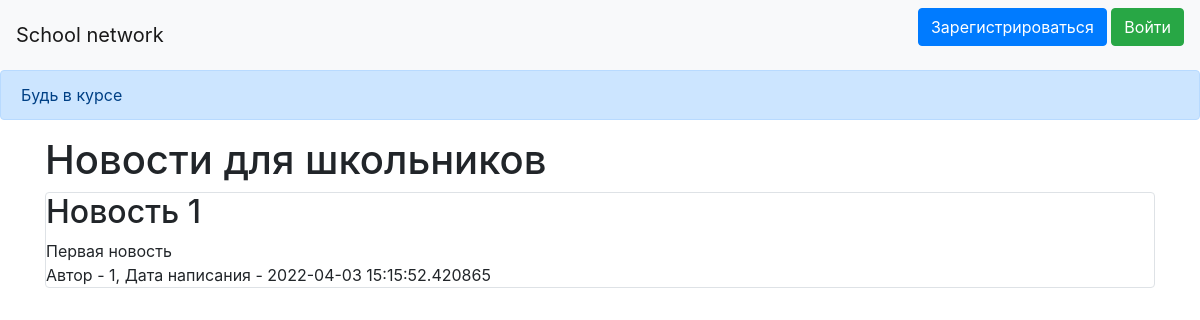
The app's page /news, older data.
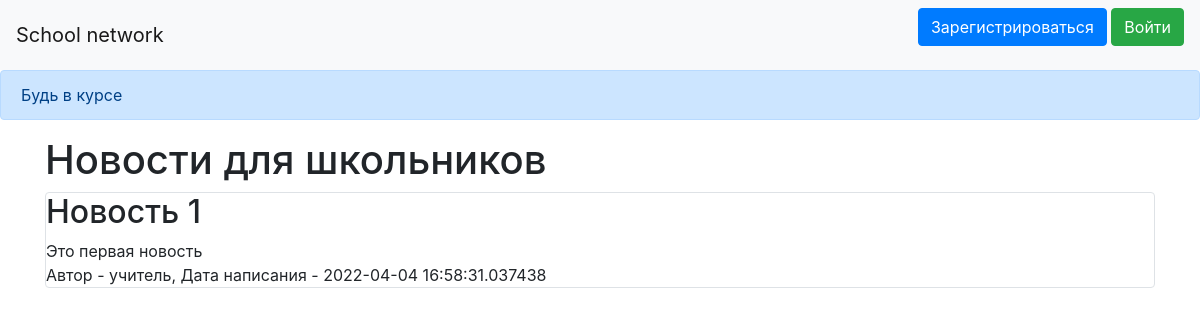
The same page, newer data.
### data/news.py (models this page shows)
class News(SqlAlchemyBase):
    __tablename__ = 'news'
    id = sqlalchemy.Column(sqlalchemy.Integer,
                           primary_key=True, autoincrement=True)
    title = sqlalchemy.Column(sqlalchemy.String, nullable=True)
    content = sqlalchemy.Column(sqlalchemy.String, nullable=True)
    created_date = sqlalchemy.Column(sqlalchemy.DateTime,
                                     default=datetime.datetime.now)
    for_which_form = sqlalchemy.Column(sqlalchemy.Boolean, default=True)
    user_id = sqlalchemy.Column(sqlalchemy.Integer,
                                sqlalchemy.ForeignKey("users.id"))
    is_news = sqlalchemy.Column(sqlalchemy.Boolean, default=True)
    user = orm.relation('User')

### data/users.py (models this page shows, shortened)
class User(SqlAlchemyBase, UserMixin):
    __tablename__ = 'users'
    id = sqlalchemy.Column(sqlalchemy.Integer,
                           primary_key=True, autoincrement=True)
    name = sqlalchemy.Column(sqlalchemy.String, nullable=True)
    about = sqlalchemy.Column(sqlalchemy.String, nullable=True)
    email = sqlalchemy.Column(sqlalchemy.String,
                              index=True, unique=True, nullable=True)
    hashed_password = sqlalchemy.Column(sqlalchemy.String, nullable=True)
    created_date = sqlalchemy.Column(sqlalchemy.DateTime,
                                     default=datetime.datetime.now)
    is_teacher = sqlalchemy.Column(sqlalchemy.Boolean, default=True)
    news = orm.relation("News", back_populates='user')

### main.py (the view)
@app.route("/news")
def index():
    db_session.global_init("db/blogs.db")
    db_sess = db_session.create_session()
    news = db_sess.query(News)
    teacher = db_sess.query(User).filter(User.is_teacher == 1)
    return render_template("news.html", news=news, teacher=teacher)

### data/db_session.py (called while the page is built, shortened)
def global_init(db_file):
    global __factory
    if __factory:
        return

def create_session() -> Session:
    global __factory
    return __factory()

### templates/news.html (shortened to what this page needs)
{% extends "base.html" %}
{% block content %}
<h1>Новости для школьников</h1>
{% for item in news%}
<div class="col-md6 border rounded">
    <h2>{{item.title}}</h2>
    <div>
        {{item.content}}
    </div>
    <div>
        Автор - {{item.user.name}}, Дата написания - {{item.created_date}}
    </div>
</div>
{% endfor %}
{% endblock %}

### templates/base.html (shortened to what this page needs)
<!doctype html>
<html lang="en">
<head>
    <link rel="stylesheet"
          href="https://stackpath.bootstrapcdn.com/bootstrap/4.4.1/css/bootstrap.min.css"
>
</head>
<body>
<header>
    <nav class="navbar navbar-light bg-light">
        <a class="navbar-brand" href="#">School network</a>
        {% if current_user.is_authenticated %}
        <a class="btn btn-success" href="/news">Новости</a>
        <a class="btn btn-success" href="/news">Календарь событий</a>
        <a class="btn btn-primary " href="/register">Личный кабинет</a>
        <a class="btn btn-primary" href="/">На главную страницу</a>
        <a class="btn btn-danger" href="/logout">Выйти</a>
{% else %}
    <p>
        <a class="btn btn-primary " href="/register">Зарегистрироваться</a>
        <a class="btn btn-success" href="/login">Войти</a>
    </p>
{% endif %}
    </nav>
</header>
<div class="alert alert-primary" role="alert">
    Будь в курсе
</div>
<main role="main" class="container">
    {% block content %}{% endblock %}
</main>
</body>
</html>

Row changes from the older to the newer data that the page shows:
changed News "Новость 1": content "Первая новость" → "Это первая новость"; user.name "1" → "учитель"; created_date "2022-04-03 15:15:52.420865" → "2022-04-04 16:58:31.037438"
